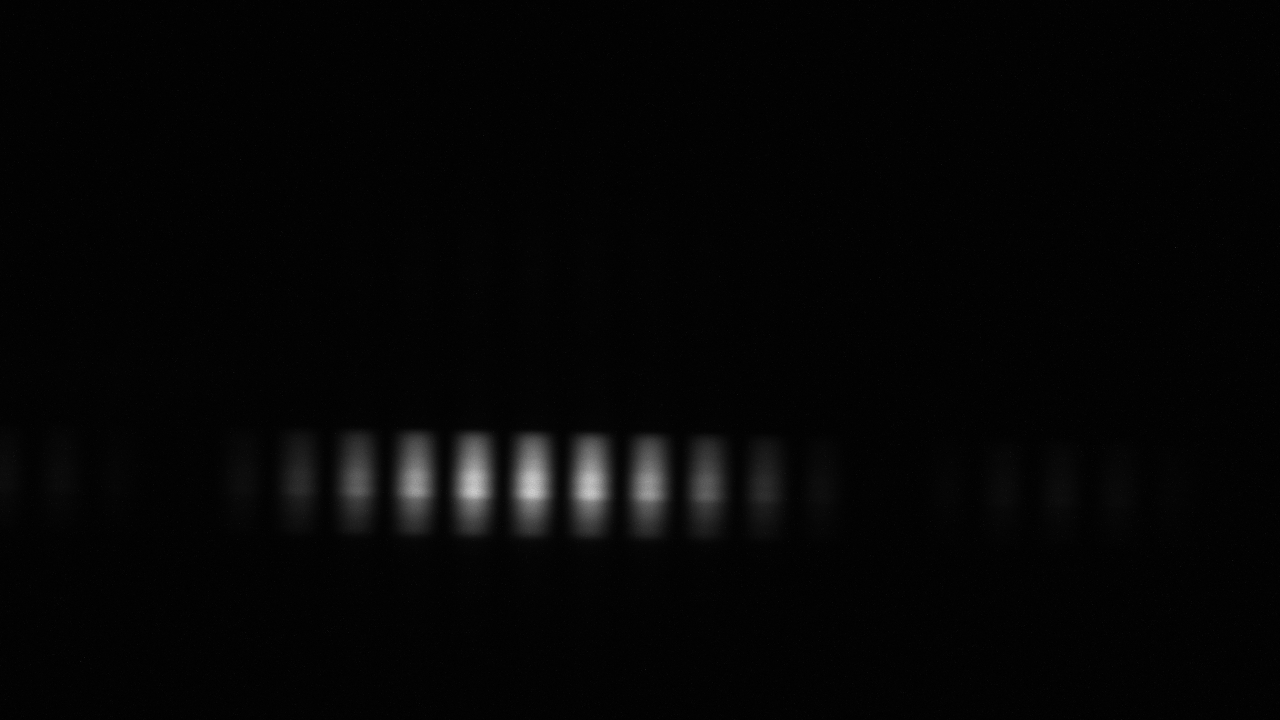
#> input picture 03_Interferometer/data/Versuch02/2_Bandpassfilter.jpg, 1280 x 720 px, found by its file name; its folder holds only this picture in this run
$ python auswertung02.py
#> lines starting #> are read from the running program, lines starting #| are printed output that depends on the picture
import numpy as np
import matplotlib.pyplot as plt
from matplotlib.patches import Rectangle
import os
import cv2
import scienceplots

plt.style.use('science')
plt.rcParams.update({'font.size': 14})

folder_path = "03_Interferometer/data/Versuch02/"
ROI = (50, 425, 950, 130)

titles = ["Bandpass", "Langpass", "Ohne Filter"]

image_files = sorted([
    f for f in os.listdir(folder_path)
    if f.lower().endswith((".jpg", ".jpeg", ".png"))
])

fig, axes = plt.subplots(3, 2, figsize=(9, 6.5),
                         gridspec_kw={"width_ratios": [1, 1.2]})

for i, filename in enumerate(image_files):
    ax_img, ax_plot = axes[i]
    img = cv2.imread(os.path.join(folder_path, filename), cv2.IMREAD_GRAYSCALE)
#> img is the input picture: shape (720, 1280); min 0, max 208, mean 5.1

    # ROI & Profil
    x, y, w, h = ROI
    roi = img[y:y+h, x:x+w]
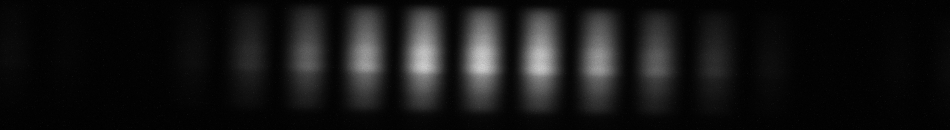
#> roi: shape (130, 950); min 0, max 208, mean 21.4
    intensity = np.mean(roi, axis=0)
#> intensity = 950 values, max 101.3 at index 481, min 2.31 at index 864, mean 21.35
    intensity /= intensity.max()
#> intensity = 950 values, max 1 at index 481, min 0.0228 at index 864, mean 0.211
    pixels = np.arange(len(intensity))
#> pixels = 950 values from 0 to 949

    # --- Bild links ---
    ax_img.imshow(img, cmap="gray", aspect="auto")
    ax_img.add_patch(Rectangle((x, y), w, h,
                               edgecolor="red", facecolor="none",
                               linewidth=0.9, linestyle='--'))
    ax_img.set_title(titles[i], fontsize=15)
    ax_img.axis("off")

    # --- Profil rechts ---
    ax_plot.plot(pixels, intensity, 'b-')
    ax_plot.set_ylim(-0.1, 1.1)
    ax_plot.grid(True)

    if i == 2:
        ax_plot.set_xlabel(r"Pixel $p$ / 1", fontsize=15)
    ax_plot.set_ylabel(r"$I / I_{\max}$ / 1", fontsize=15)

plt.tight_layout()
plt.show()
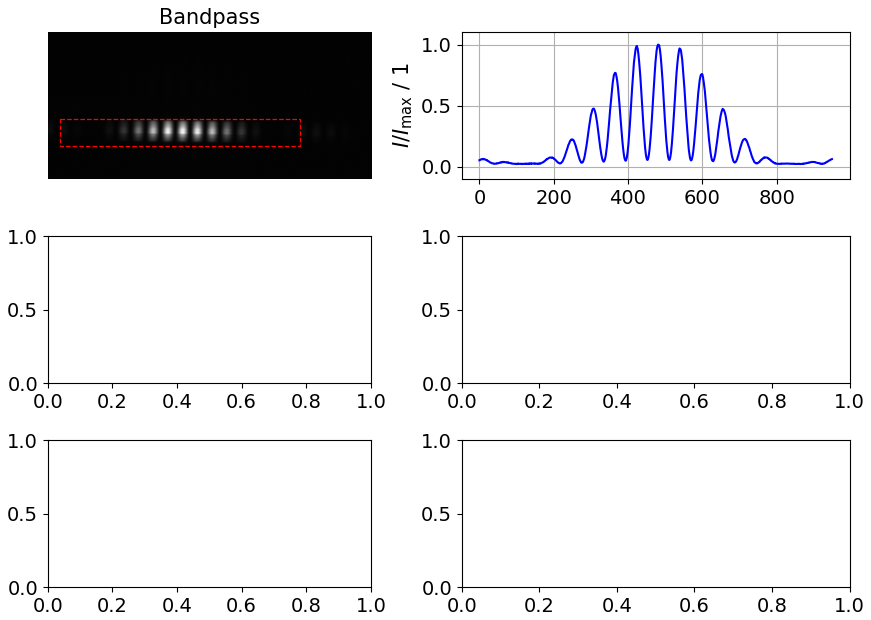
#> figure drawn by matplotlib, 2 panels; panel 2: curve peaks at x = 481, y = 1

$ run again, on 03_Interferometer/data/Versuch02/2_Langpassfilter.jpg
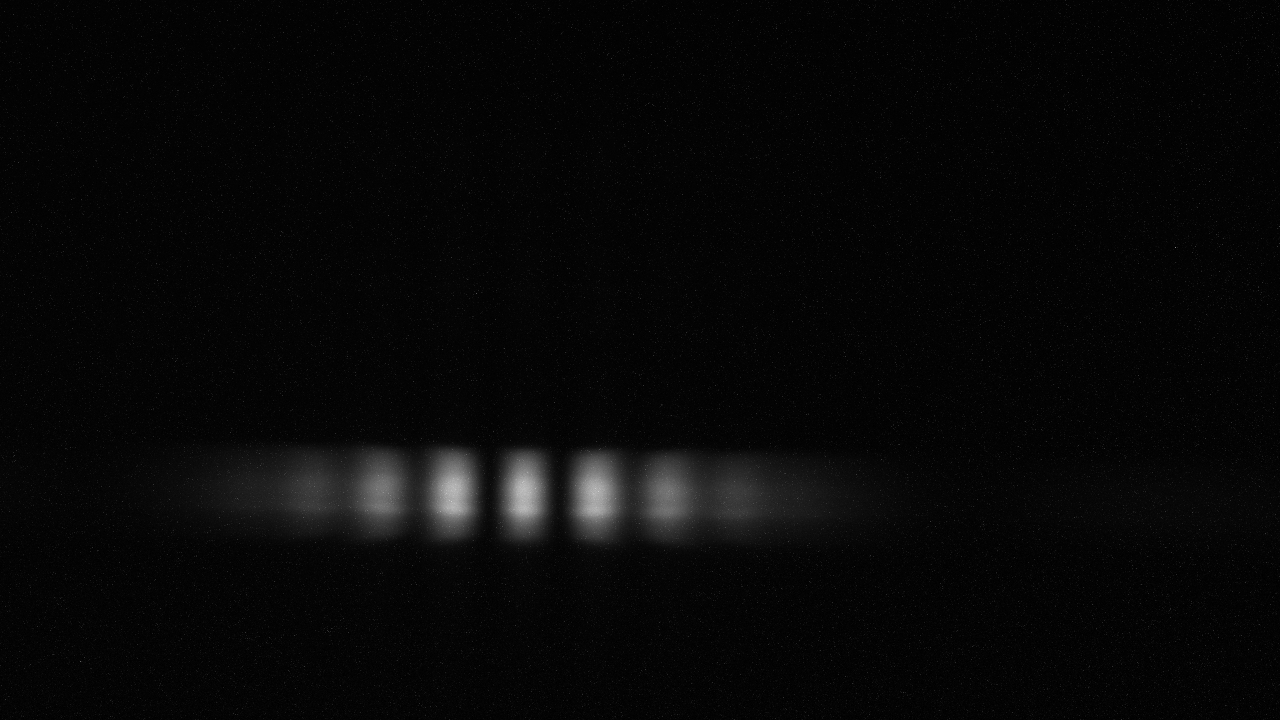
#> input picture 03_Interferometer/data/Versuch02/2_Langpassfilter.jpg, 1280 x 720 px, found by its file name
#> img is the input picture: shape (720, 1280); min 0, max 209, mean 7.3
#> `roi = img[y:y+h, x:x+w]`:
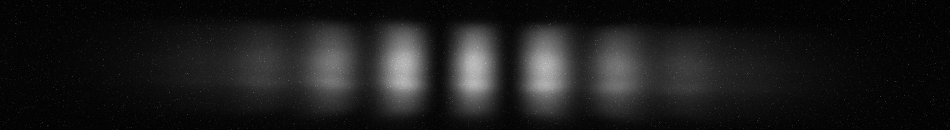
#> roi: shape (130, 950); min 0, max 209, mean 27.2
#> `intensity = np.mean(roi, axis=0)`: intensity = 950 values, max 95.78 at index 474, min 4.02 at index 916, mean 27.17
#> `intensity /= intensity.max()`: intensity = 950 values, max 1 at index 474, min 0.0419 at index 916, mean 0.284
#> pixels = 950 values from 0 to 949
#> `plt.show()`:
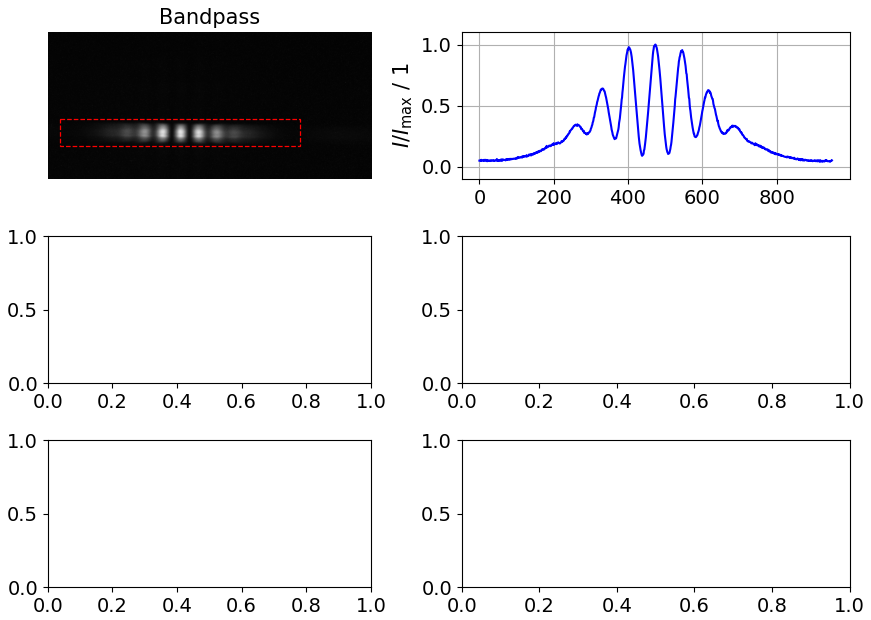
#> figure drawn by matplotlib, 2 panels; panel 2: curve peaks at x = 474, y = 1

$ run again, on 03_Interferometer/data/Versuch02/2_OhneFilter.jpg
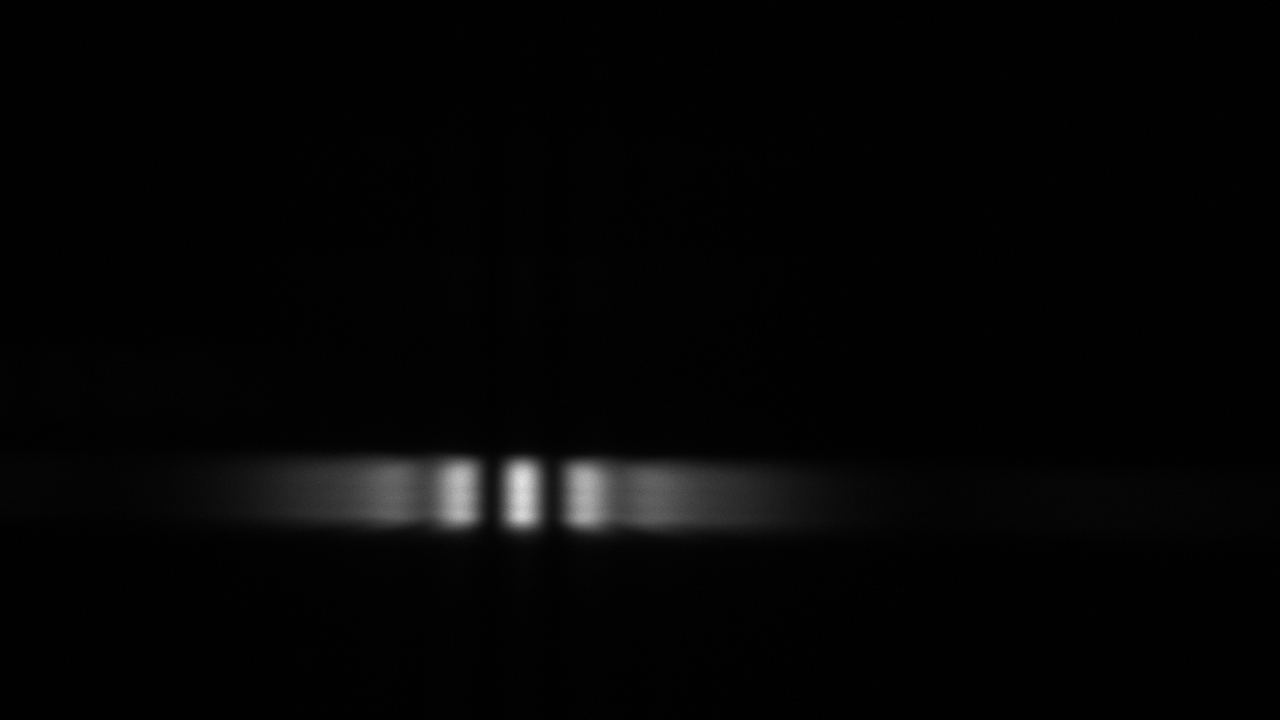
#> input picture 03_Interferometer/data/Versuch02/2_OhneFilter.jpg, 1280 x 720 px, found by its file name
#> img is the input picture: shape (720, 1280); min 0, max 231, mean 4.8
#> `roi = img[y:y+h, x:x+w]`:
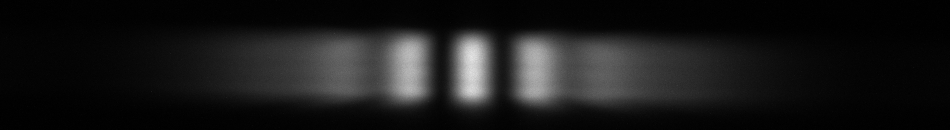
#> roi: shape (130, 950); min 0, max 231, mean 25.3
#> `intensity = np.mean(roi, axis=0)`: intensity = 950 values, max 110.5 at index 471, min 2.51 at index 891, mean 25.3
#> `intensity /= intensity.max()`: intensity = 950 values, max 1 at index 471, min 0.0227 at index 891, mean 0.229
#> pixels = 950 values from 0 to 949
#> `plt.show()`:
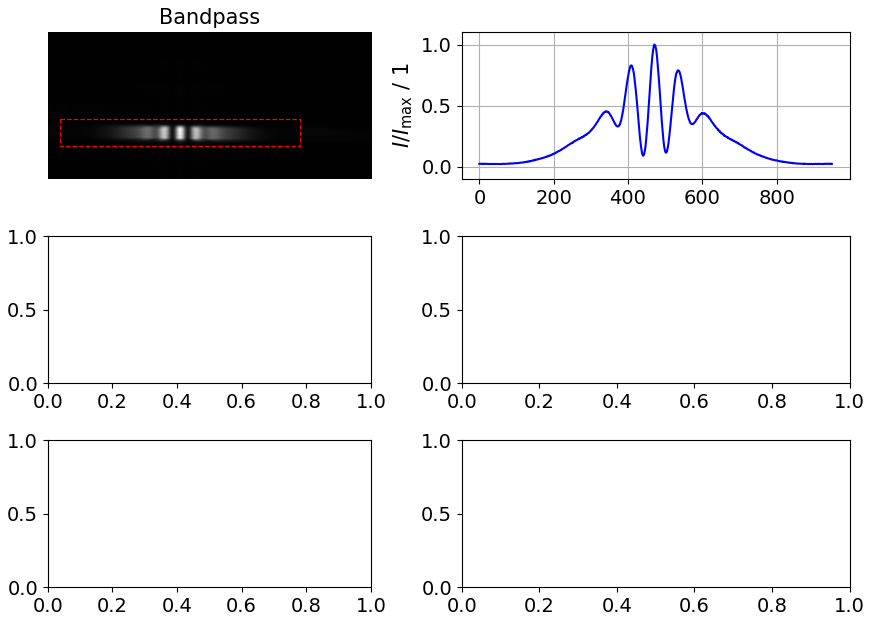
#> figure drawn by matplotlib, 2 panels; panel 2: curve peaks at x = 471, y = 1
